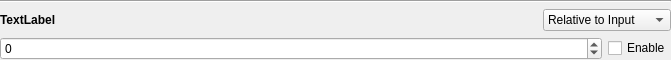
<?xml version="1.0" encoding="UTF-8"?>
<ui version="4.0">
 <class>Form</class>
 <widget class="QWidget" name="Form">
  <property name="geometry">
   <rect>
    <x>0</x>
    <y>0</y>
    <width>671</width>
    <height>60</height>
   </rect>
  </property>
  <property name="maximumSize">
   <size>
    <width>16777215</width>
    <height>63</height>
   </size>
  </property>
  <property name="windowTitle">
   <string>Form</string>
  </property>
  <property name="styleSheet">
   <string notr="true"/>
  </property>
  <layout class="QHBoxLayout" name="horizontalLayout_2">
   <property name="spacing">
    <number>0</number>
   </property>
   <property name="leftMargin">
    <number>0</number>
   </property>
   <property name="topMargin">
    <number>0</number>
   </property>
   <property name="rightMargin">
    <number>0</number>
   </property>
   <property name="bottomMargin">
    <number>0</number>
   </property>
   <item>
    <layout class="QVBoxLayout" name="verticalLayout">
     <property name="spacing">
      <number>6</number>
     </property>
     <item>
      <widget class="Line" name="line">
       <property name="orientation">
        <enum>Qt::Horizontal</enum>
       </property>
      </widget>
     </item>
     <item>
      <layout class="QHBoxLayout" name="horizontalLayout_3" stretch="5,1">
       <item>
        <widget class="QLabel" name="lbl_name">
         <property name="styleSheet">
          <string notr="true">font-weight: bold</string>
         </property>
         <property name="text">
          <string>TextLabel</string>
         </property>
        </widget>
       </item>
       <item>
        <widget class="QComboBox" name="cmb_inheritance">
         <item>
          <property name="text">
           <string>Relative to Input</string>
          </property>
         </item>
         <item>
          <property name="text">
           <string>Relative to Parent</string>
          </property>
         </item>
         <item>
          <property name="text">
           <string>Absolute</string>
          </property>
         </item>
        </widget>
       </item>
      </layout>
     </item>
     <item>
      <layout class="QHBoxLayout" name="horizontalLayout" stretch="1,0">
       <item>
        <widget class="QSpinBox" name="txt_value">
         <property name="minimum">
          <number>-999999999</number>
         </property>
         <property name="maximum">
          <number>999999999</number>
         </property>
        </widget>
       </item>
       <item>
        <widget class="QCheckBox" name="chk_value">
         <property name="text">
          <string>Enable</string>
         </property>
        </widget>
       </item>
      </layout>
     </item>
    </layout>
   </item>
  </layout>
 </widget>
 <resources/>
 <connections/>
</ui>
